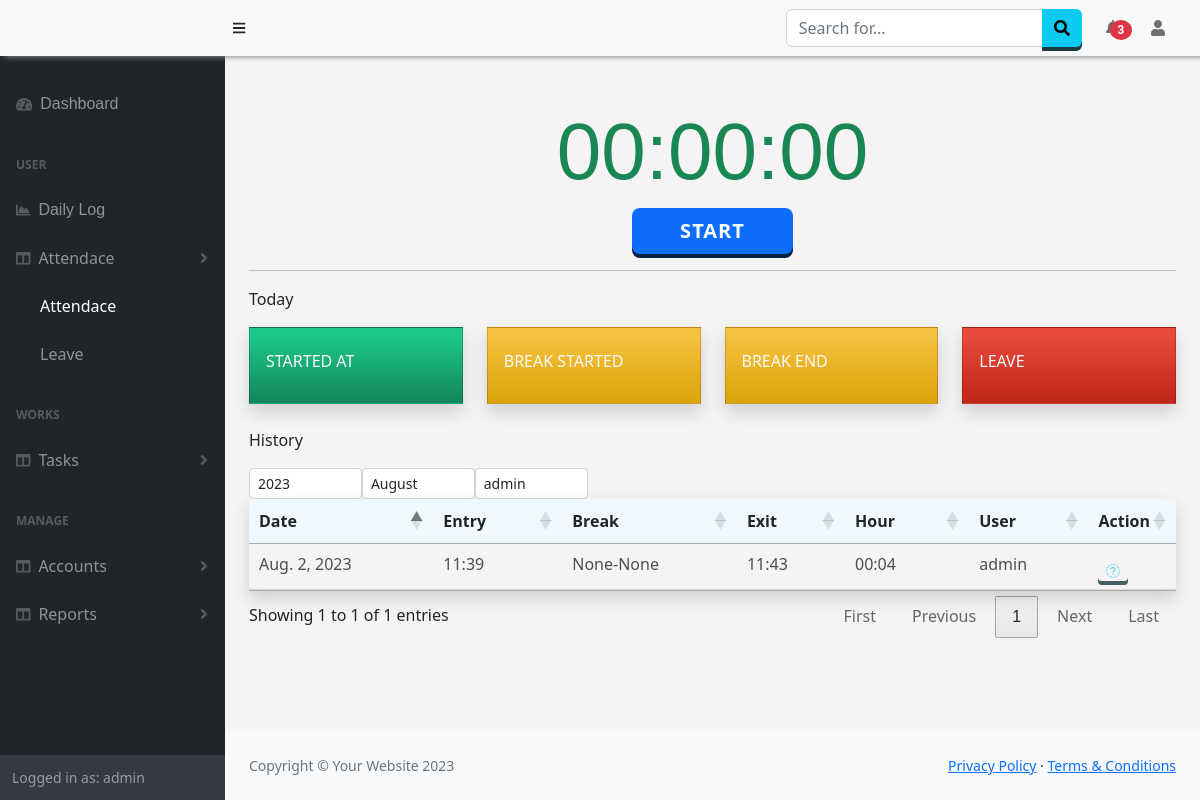
The app's page /Attendance/Details (signed in) with its own data.
### Attendance/models.py (models this page shows)
class Attendance(models.Model):
    date = models.DateField(auto_now_add=True,null=True)
    day = models.CharField(max_length=50,null=True)
    user = models.ForeignKey(User, null=True, on_delete= models.SET_NULL)
    entry = models.CharField(max_length=50)
    lbreak1 = models.CharField(max_length=50,null=True)
    lbreak2 = models.CharField(max_length=50,null=True)
    exit = models.CharField(max_length=50, null=True)
    hour = models.CharField(max_length=50, null=True)
    type = models.CharField(max_length=50,null=True,default=None)
    start_location = models.CharField(max_length=500, null=True)
    stop_location = models.CharField(max_length=500, null=True)

### Attendance/views.py (the view)
# urls.py: path('Details', views.attendance, name='attendance'),
def attendance(request):
    if request.user.is_authenticated:
        getTeam_users = checkTeams(request)
        allusers = User.objects.filter(pk__in=getTeam_users[0])
        attenType = userDetails.objects.get(user=request.user)
        print(attenType.attendanceType)
        date = datetime.date.today()
        if request.user.is_superuser:
            result = Attendance.objects.filter(date__year=date.year,date__month =date.month,user=request.user) # 1=january
        else:
            result = Attendance.objects.filter(date__year=date.year,date__month =date.month, user=request.user)
        gettoday = Attendance.objects.filter(user=request.user,date=date)
        if gettoday.first() != None:
            today = gettoday.first()
        else :
            today = "None"
        data = {
            'result': result,
            'users' :allusers,
            'attendanceType':attenType,
            'today':today
        }
        return render(request, 'Attendance/attendance.html',data)
    else:
        return HttpResponseRedirect(reverse('login'))

### Manager/views.py (called while the page is built, shortened)
def checkTeams(request):
    is_team = False
    if request.user.is_superuser:
        users = Employees.objects.values('user').filter(company=request.session['comp'])
        is_team=True
    return users,is_team

### Attendance/templates/Attendance/attendance.html (shortened to what this page needs)
{% extends "base.html" %}
{% block content %}
<div class="">
  <div class="mt-4">
    <h1 class="display-1 text-success"><span id="trackTime">00:00:00</span></h1>
    <div class="text-center">
      <button name="start1" class="btn btn-lg btn-primary ps-5 pe-5" style="display:{% if today.entry != None  %}none;{% else  %}visible; {% endif %}" onclick="make_attendance('start',{{today.exit}})" id="btnstart">Start</button>
    </div>
  </div>
  <hr>
  <div class="row">
    <p>Today</p>
    <div class="col-xl-3 col-md-6 mb-8 ">
      <div class="card border-left shadow h-100 py-2 bg-gradient-success text-light rounded-0">
          <div class="card-body">
              <div class="row no-gutters align-items-center">
                  <div class="col mr-2">
                      <div class="text-xs font-weight-bold text-uppercase mb-1">
                          <h6>Started At</h6></div>
                  </div>
              </div>
          </div>
      </div>
    </div>
    <div class="col-xl-3 col-md-6 mb-8">
      <div class="card border-left shadow h-100 py-2 bg-gradient-warning text-light rounded-0">
          <div class="card-body">
              <div class="row no-gutters align-items-center">
                  <div class="col mr-2">
                      <div class="text-xs font-weight-bold text-uppercase mb-1">
                          <h6>Break Started</h6></div>
                  </div>
              </div>
          </div>
      </div>
    </div>
    <div class="col-xl-3 col-md-6 mb-8">
      <div class="card border-left shadow h-100 py-2 bg-gradient-warning text-light rounded-0">
          <div class="card-body">
              <div class="row no-gutters align-items-center">
                  <div class="col mr-2">
                      <div class="text-xs font-weight-bold text-uppercase mb-1">
                          <h6>Break End</div>
                  </div>
              </div>
          </div>
      </div>
    </div>
    <div class="col-xl-3 col-md-6 mb-8">
      <div class="card border-left shadow h-100 py-2 bg-gradient-danger text-light rounded-0">
          <div class="card-body">
              <div class="row no-gutters align-items-center">
                  <div class="col mr-2">
                      <div class="text-xs font-weight-bold text-uppercase mb-1">
                          <h6>Leave</div>
                  </div>
              </div>
          </div>
      </div>
    </div>
  </div>
  <div class="row mt-4">
    <p>History</p>
    <div class="text-right w-50">
    <select class="form-control form-control-sm w-25" id="year" style="float:left;" onchange="getMonthData()">
      <option value="2023">2023</option>
    </select>
      <select class="form-control form-control-sm col-xs-2 w-25" id="month" style="float:left;" onchange="getMonthData()">
        <option value="8">August</option>
      </select>
      {% if user.is_superuser or perms.Attendance.view_attendance %}
      <select class="form-control form-control-sm col-xs-2 w-25" id="user_s" style="float:left;" onchange="getMonthData()">
        <option value="{{user.id}}">{{user.username}}</option>
      </select>
      {% endif %}
    </div>
  </div>
  <div class="table-wrap table-responsive-sm">
      <table class="table table-hover  shadow " id="example" style="width:100%;">
        <thead id="thead">
          <tr>
            <th>Date</th>
            <th>Entry</th>
            <th>Break</th>
            <th>Exit</th>
            <th>Hour</th>
            {% if user.is_superuser %}<th>User</th><th style="width:1%;">Action</th>{% endif %}
          </tr>
        </thead>
        <tbody id="tbody">
          {% for n in result %}
          <tr><td>{{n.date}}</td><td>{{n.entry}}</td><td>{{n.lbreak1}}-{{n.lbreak2}}</td><td>{{n.exit}}</td><td>{{n.hour}}</td>
            {% if user.is_superuser %}
            <td>{{n.user.username}}</td>
            <td>
              <a onclick = "viewLocation({{n.id}})"  id="a_details" class="btn btn-info btn-sm bg-transparent p-2 border-0 pb-0"><i class="fas fa-sharp fa-solid fa-location-arrow text-info"></i></a>
            </td>
            {% endif %}
            </tr>
          {% endfor%}
        </tbody>
      </table>
    </div>
</div>
{% endblock %}

### templates/base.html (shortened to what this page needs)
<!DOCTYPE html>
<html lang="en">
    <head>
        <link href="https://cdn.jsdelivr.net/npm/simple-datatables@7.1.2/dist/style.min.css" rel="stylesheet" />
        <link href="https://cdn.datatables.net/1.13.5/css/jquery.dataTables.min.css" rel="stylesheet" />
        <link href="https://cdn.datatables.net/buttons/2.4.1/css/buttons.dataTables.min.css" rel="stylesheet" />
        <link href="/static/css/styles.css" rel="stylesheet" />
        <link href="/static/css/customSB.css" rel="stylesheet" />
    </head>
    <body class="sb-nav-fixed" >
        <nav class="sb-topnav navbar navbar-expand-sm navbar-light bg-light fixed-top" style=" box-shadow: 5px 1px 5px #888888;">
            <a class="navbar-brand ps-3 bg-light" href="{% url 'home' %}">{{request.session.company}}</a>
            <button class="btn btn-link btn-sm order-2 order-lg-0 me-4 me-lg-0" id="sidebarToggle" href="#!"><i class="fas fa-bars"></i></button>
            <form class="d-none d-md-inline-block form-inline ms-auto me-0 me-md-3 my-2 my-md-0">
                <div class="input-group">
                    <input class="form-control" type="text" placeholder="Search for..." aria-label="Search for..." aria-describedby="btnNavbarSearch" />
                    <button class="btn btn-info" id="btnNavbarSearch" type="button"><i class="fas fa-search"></i></button>
                </div>
            </form>
            <ul class="navbar-nav ms-auto ms-md-0 ">
                <li class="nav-item dropdown">
                    <a class="nav-link dropdown-toggle" id="navbarDropdown" href="#" role="button" data-bs-toggle="dropdown" aria-expanded="false"> <span class="badge badge-sm badge-danger badge-counter bg-danger rounded-circle " style="margin-left:-10px;">3</span></a>
                </li>
            </ul>
            <ul class="navbar-nav  ms-md-0 me-3 me-lg-4">
                <li class="nav-item dropdown">
                    <a class="nav-link dropdown-toggle" id="navbarDropdown" href="#" role="button" data-bs-toggle="dropdown" aria-expanded="false"><i class="fas fa-user fa-fw"></i></a>
                </li>
            </ul>
        </nav>
        <div id="layoutSidenav" style="background-color:rgb(245, 243, 243);">
            <div id="layoutSidenav_nav">
                <nav class="sb-sidenav accordion sb-sidenav-dark" id="sidenavAccordion" >
                    <div class="sb-sidenav-menu" >
                        <div class="nav">
                            <a class="nav-link mt-4" href="{% url 'home' %}">
                                <div class="sb-nav-link-icon"><i class="fas fa-tachometer-alt"></i></div>
                                <span style="{% if request.path == '/' %}color:white;{% endif %}">Dashboard<span>
                            </a>
                            <div class="sb-sidenav-menu-heading">User</div>
                            <a class="nav-link" href="{% url 'dailylog' %}">
                                <div class="sb-nav-link-icon"><i class="fas fa-chart-area"></i></div>
                                <span style="{% if request.path == '/Worklog/dailylog/' %}color:white;{% endif %}">Daily Log<span>
                            </a>
                            <a class="nav-link collapsed" href="#" data-bs-toggle="collapse" data-bs-target="#collapseAttendance" aria-expanded="false" aria-controls="collapseLayouts">
                                <div class="sb-nav-link-icon"><i class="fas fa-columns"></i></div>
                                Attendace
                                <div class="sb-sidenav-collapse-arrow"><i class="fas fa-angle-down"></i></div>
                            </a>
                            <div class="{% if request.path|slice:'12' != '/Attendance/' %}collapse{% endif %}" id="collapseAttendance" aria-labelledby="headingOne" data-bs-parent="#sidenavAccordion">
                                <nav class="sb-sidenav-menu-nested nav">
                                    <a class="nav-link" href="{% url 'attendance' %} "style="{% if request.path == '/Attendance/Details' %}color:white;{% endif %}">Attendace</a>
                                    <a class="nav-link" href="{% url 'leave' %}" style="{% if request.path == '/Attendance/Leaves' %}color:white;{% endif %}">Leave</a>
                                </nav>
                            </div>
                            <div class="sb-sidenav-menu-heading">Works</div>
                            <a class="nav-link collapsed" href="#" data-bs-toggle="collapse" data-bs-target="#collapseLayouts" aria-expanded="false" aria-controls="collapseLayouts">
                                <div class="sb-nav-link-icon"><i class="fas fa-columns"></i></div>
                                Tasks
                                <div class="sb-sidenav-collapse-arrow"><i class="fas fa-angle-down"></i></div>
                            </a>
                            <div class="sb-sidenav-menu-heading">Manage</div>
                            <a class="nav-link collapsed" href="#" data-bs-toggle="collapse" data-bs-target="#collapseDetails" aria-expanded="false" aria-controls="collapseLayouts">
                                <div class="sb-nav-link-icon"><i class="fas fa-columns"></i></div>
                                Accounts
                                <div class="sb-sidenav-collapse-arrow"><i class="fas fa-angle-down"></i></div>
                            </a>
                            <a class="nav-link collapsed" href="#" data-bs-toggle="collapse" data-bs-target="#collapseReports" aria-expanded="false" aria-controls="collapseLayouts">
                                <div class="sb-nav-link-icon"><i class="fas fa-columns"></i></div>
                                Reports
                                <div class="sb-sidenav-collapse-arrow"><i class="fas fa-angle-down"></i></div>
                            </a>
                        </div>
                    </div>
                    <div class="sb-sidenav-footer">
                        <div class="small">Logged in as: {{ user.username}}</div>
                    </div>
                </nav>
            </div>
            <div id="layoutSidenav_content" >
                <main class="p-4" >
                    {% block content %}
                {% endblock %}
                </main>
                <footer class="py-4 bg-light mt-auto">
                    <div class="container-fluid px-4">
                        <div class="d-flex align-items-center justify-content-between small">
                            <div class="text-muted">Copyright &copy; Your Website 2023</div>
                            <div>
                                <a href="#">Privacy Policy</a>
                                &middot;
                                <a href="#">Terms &amp; Conditions</a>
                            </div>
                        </div>
                    </div>
                </footer>
            </div>
        </div>
        <link href="https://cdnjs.cloudflare.com/ajax/libs/twitter-bootstrap/5.2.0/css/bootstrap.min.css" rel="stylesheet" type="text/css">
    </body>
</html>

### static/css/customSB.css (style rules this page uses)
.bg-gradient-success { background-color: #1cc88a; background-image: linear-gradient(180deg, #1cc88a 10%, #13855c 100%); background-size: cover; }
.bg-gradient-warning { background-color: #f6c23e; background-image: linear-gradient(180deg, #f6c23e 10%, #dda20a 100%); background-size: cover; }
.bg-gradient-danger { background-color: #e74a3b; background-image: linear-gradient(180deg, #e74a3b 10%, #be2617 100%); background-size: cover; }

### Attendance/templates/Attendance/attendance.html (style rules this page uses)
h1, h3, span { text-align: center; font-family: sans-serif; }
h1 span { padding: 5px; }

### templates/base.html (style rules this page uses)
.dropdown-toggle:after { display: none !important; }
thead { background-color:aliceblue !important; }
th { font-weight:600 !important; }
tbody tr { opacity:0.8; border-top:1px solid lightgray; border-bottom:1px solid lightgray; }
.navbar,.sb-sidenav { background-color:DodgerBlue important; }
.btn { outline: none; cursor: pointer; border: none !important; display: block; position: relative; font-size: 16px ; font-weight: 600 !important; color: #fff; text-transform: uppercase; letter-spacing: 1px; }
.btn-primary { background-color: #0275d8; box-shadow: 0 4px #052341; }
.btn-info { background-color: #5bc0de; box-shadow: 0 4px #1C3A42; }

### records on screen
Attendance: date "Aug. 2, 2023", entry "11:39", lbreak1 "None", lbreak2 "None", exit "11:43", hour "00:04", user.username "admin"

### other values on screen
{{ user.username }} "admin"
